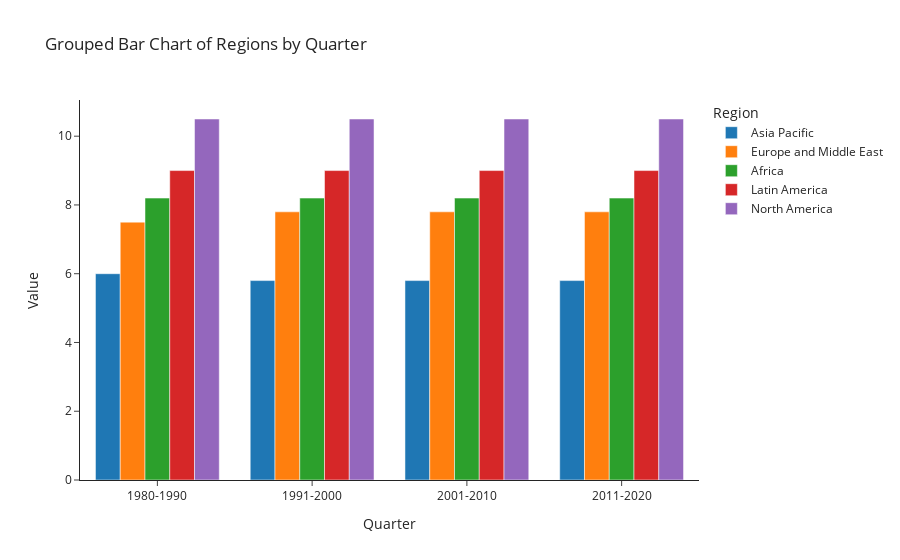

Source (notebook cell):
### Code cell
import plotly.graph_objects as go

# Sample dummy data
quarters = ['1980-1990', '1991-2000', '2001-2010', '2011-2020']
regions = ['Asia Pacific', 'Europe and Middle East', 'Africa', 'Latin America', 'North America']

data = {
    'Asia Pacific': [6, 5.8, 5.8, 5.8],
    'Europe and Middle East': [7.5, 7.8, 7.8, 7.8],
    'Africa': [8.2, 8.2, 8.2, 8.2],
    'Latin America': [9.0, 9.0, 9.0, 9.0],
    'North America': [10.5, 10.5, 10.5, 10.5]
}

# Create a grouped bar chart
fig = go.Figure()

for region in regions:
    fig.add_trace(go.Bar(
        x=quarters,
        y=data[region],
        name=region
    ))

# Update layout for grouped bar style
fig.update_layout(
    barmode='group',
    title='Grouped Bar Chart of Regions by Quarter',
    xaxis_title='Quarter',
    yaxis_title='Value',
    legend_title='Region',
    template='simple_white'
)

fig.show()

### Figure 1 — Plotly figure (JSON) as saved in the notebook; plotly's stock layout.template omitted (floating-point values rounded to 4 significant figures)
{"data": [{"name": "Asia Pacific", "type": "bar", "x": ["1980-1990", "1991-2000", "2001-2010", "2011-2020"], "y": [6, 5.8, 5.8, 5.8]}, {"name": "Europe and Middle East", "type": "bar", "x": ["1980-1990", "1991-2000", "2001-2010", "2011-2020"], "y": [7.5, 7.8, 7.8, 7.8]}, {"name": "Africa", "type": "bar", "x": ["1980-1990", "1991-2000", "2001-2010", "2011-2020"], "y": [8.2, 8.2, 8.2, 8.2]}, {"name": "Latin America", "type": "bar", "x": ["1980-1990", "1991-2000", "2001-2010", "2011-2020"], "y": [9, 9, 9, 9]}, {"name": "North America", "type": "bar", "x": ["1980-1990", "1991-2000", "2001-2010", "2011-2020"], "y": [10.5, 10.5, 10.5, 10.5]}], "layout": {"autosize": true, "barmode": "group", "legend": {"title": {"text": "Region"}}, "title": {"text": "Grouped Bar Chart of Regions by Quarter"}, "xaxis": {"autorange": true, "range": [-0.5, 3.5], "title": {"text": "Quarter"}, "type": "category"}, "yaxis": {"autorange": true, "range": [0, 11.05], "title": {"text": "Value"}, "type": "linear"}}}
